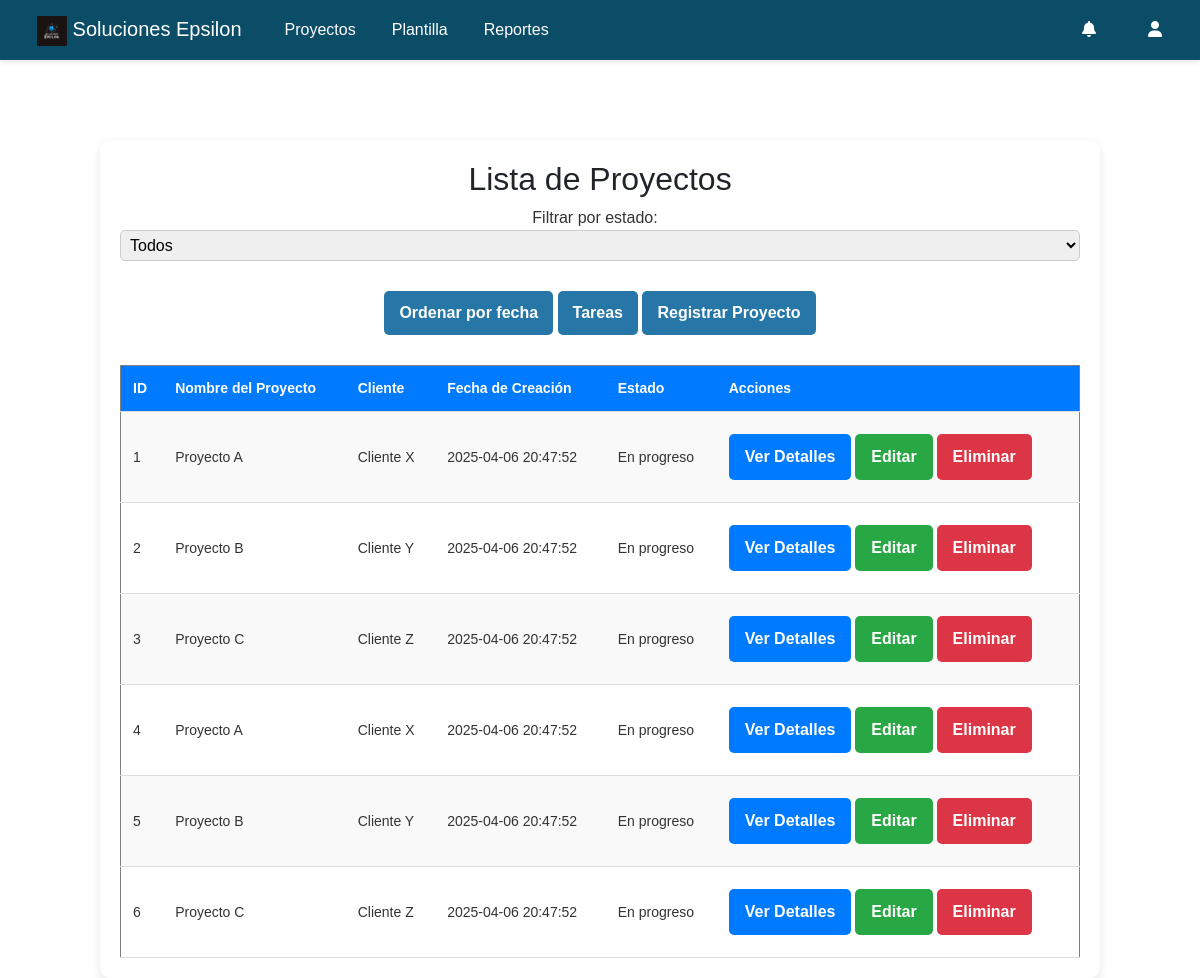
The app's page /Proyecto_Gestion_Proyectos_SolucionesEpsilon/Proyecto_Gestion_Proyectos/listar_proyectos.php with its own data.
### tables this page shows
CREATE TABLE `proyectos` (
    `id` INT AUTO_INCREMENT PRIMARY KEY,
    `nombre` VARCHAR(255) NOT NULL,
    `cliente` VARCHAR(255) NOT NULL,
    `fecha_creacion` TIMESTAMP DEFAULT CURRENT_TIMESTAMP,
    `estado` ENUM('En progreso', 'En revisión', 'Finalizado', 'Inactivo') NOT NULL DEFAULT 'En progreso'
);

### Proyecto_Gestion_Proyectos_SolucionesEpsilon/Proyecto_Gestion_Proyectos/listar_proyectos.php (the view, shortened to what this page needs)
<?php
include 'Plantilla.php';
try {
    $pdo = new PDO("mysql:host=$db_host;dbname=$db_name", $db_user, $db_pass);
    $pdo->setAttribute(PDO::ATTR_ERRMODE, PDO::ERRMODE_EXCEPTION);
} catch (PDOException $e) {
    die("Error de conexión a la base de datos: " . $e->getMessage());
}
$sql = "SELECT * FROM proyectos";
$params = [];
$stmt = $pdo->prepare($sql);
$stmt->execute($params);
$proyectos = $stmt->fetchAll(PDO::FETCH_ASSOC);
?>
<!DOCTYPE html>
<html lang="es">
<head>
    <link rel="stylesheet" href="../CSS/estilos.css">
</head>
<body>
<?php MostrarNavbar(); ?>
<div class="form-container">
    <h2>Lista de Proyectos</h2>
    <form method="GET" action="<?= BASE_URL ?>listar_proyectos.php"">
        <label for="filtro_estado">Filtrar por estado:</label>
        <select name="filtro_estado" onchange="this.form.submit()">
            <option value="">Todos</option>
        </select>
    </form>
    <a href="?ordenar=fecha" class="btn2">Ordenar por fecha</a>
    <a href="board.php" class="btn2">Tareas</a>
    <a href="registrar_proyectos.php" class="btn2">Registrar Proyecto</a>
    <table border="1">
        <tr>
            <th>ID</th>
            <th>Nombre del Proyecto</th>
            <th>Cliente</th>
            <th>Fecha de Creación</th>
            <th>Estado</th>
            <th>Acciones</th>
        </tr>
        <?php foreach ($proyectos as $proyecto): ?>
            <tr>
                <td><?= htmlspecialchars($proyecto['id']); ?></td>
                <td><?= htmlspecialchars($proyecto['nombre']); ?></td>
                <td><?= htmlspecialchars($proyecto['cliente']); ?></td>
                <td><?= htmlspecialchars($proyecto['fecha_creacion']); ?></td>
                <td><?= htmlspecialchars($proyecto['estado']); ?></td>
                <td>
                    <a href="ver_proyecto.php?id=<?= $proyecto['id']; ?>" class="btn">Ver Detalles</a>
                    <a href="editar_proyecto.php?id=<?= $proyecto['id']; ?>" class="btn">Editar</a>
                    <a href="javascript:void(0);" class="btn" onclick="confirmarEliminar(<?= $proyecto['id']; ?>);">Eliminar</a>
                </td>
            </tr>
        <?php endforeach; ?>
    </table>
</div>
</body>
</html>

### Proyecto_Gestion_Proyectos_SolucionesEpsilon/Proyecto_Gestion_Proyectos/plantilla.php (shortened to what this page needs)
<?php
function MostrarNavbar()
{
    ?>
    <head>
        <link rel="stylesheet" href="../CSS/estilos.css">
        <link href="https://cdn.jsdelivr.net/npm/bootstrap@5.3.3/dist/css/bootstrap.min.css" rel="stylesheet">
    </head>
    <nav class="navbar navbar-expand-lg navbar-dark py-2">
        <div class="container-fluid">
            <a href="<?= BASE_URL ?>index.php" class="navbar-brand">
            <img src="<?= IMG_URL ?>Logo_SE.png" alt="Logo" width="30" height="30">
                Soluciones Epsilon
            </a>
            <div class="collapse navbar-collapse justify-content-between" id="navbarCollapse">
                <ul class="navbar-nav">
                    <li class="nav-item"><a class="nav-link" href="<?= BASE_URL ?>listar_proyectos.php">Proyectos</a></li>
                    <li class="nav-item"><a class="nav-link" href="<?= BASE_URL ?>plantillas/main.php">Plantilla</a></li>
                    <li class="nav-item"><a class="nav-link" href="<?= BASE_URL ?>reportes.php">Reportes</a></li>
                </ul>
                <ul class="navbar-nav d-flex flex-row">
                    <li class="nav-item px-2">
                        <a class="nav-link" href="#"><i class="fa-solid fa-bell"></i></a>
                    </li>
                    <li class="nav-item dropdown px-2">
                        <a class="nav-link" href="#" id="userDropdown" role="button" data-bs-toggle="dropdown">
                            <i class="fa-solid fa-user"></i>
                        </a>
                    </li>
                </ul>
            </div>
        </div>
    </nav>
    <?php
    $output = ob_get_clean();
    echo $output;
}
?>

### Proyecto_Gestion_Proyectos_SolucionesEpsilon/CSS/estilos.css (style rules this page uses)
.form-container { background-color: rgba(255, 255, 255, 0.9); border-radius: 10px; box-shadow: 0 4px 20px rgba(0, 0, 0, 0.1); padding: 20px; width: 300px; text-align: center; }
input[type="text"], input[type="email"], input[type="password"], input[type="date"], select { width: 100%; padding: 10px; margin-bottom: 15px; border: 1px solid #CFD0D0; border-radius: 5px; }
* { margin: 0; padding: 0; box-sizing: border-box; font-family: 'Arial', sans-serif; }
body { background-color: #f4f4f4; display: flex; flex-direction: column; align-items: center; justify-content: flex-start; min-height: 100vh; padding-top: 0; }
.navbar { width: 100%; height: 60px; background: #0B4C66; display: flex; align-items: center; padding: 0 20px; position: fixed; top: 0; left: 0; z-index: 1000; box-shadow: 0 2px 5px rgba(0, 0, 0, 0.1); }
.navbar a { color: white; text-decoration: none; padding: 10px 15px; margin: 0 10px; }
.form-container { background: #fff; padding: 20px; border-radius: 10px; box-shadow: 0px 4px 10px rgba(0, 0, 0, 0.1); max-width: 500px; width: 100%; text-align: center; margin-top: 80px; }
h2 { margin-bottom: 15px; color: #333; }
.btn { display: inline-block; padding: 10px 15px; margin: 10px 5px; border-radius: 5px; text-decoration: none; font-weight: bold; transition: 0.3s; }
.btn:nth-child(1) { background-color: #007bff; color: white; }
.btn:nth-child(2) { background-color: #28a745; color: white; }
.btn:nth-child(3) { background-color: #dc3545; color: white; }
body { background-color: #f4f4f4; display: flex; flex-direction: column; align-items: center; justify-content: flex-start; min-height: 100vh; }
.form-container { background: #fff; padding: 20px; border-radius: 10px; box-shadow: 0px 4px 10px rgba(0, 0, 0, 0.1); max-width: 1000px; width: 100%; text-align: center; margin-top: 80px; }
h2 { margin-bottom: 20px; color: #333; }
form label { font-size: 16px; margin-right: 10px; color: #333; }
form select { padding: 5px; font-size: 16px; margin-bottom: 20px; border: 1px solid #ccc; border-radius: 5px; }
table { width: 100%; border-collapse: collapse; margin-top: 20px; font-size: 14px; color: #333; }
table th, table td { padding: 12px; text-align: left; border-bottom: 1px solid #ddd; }
table th { background-color: #007bff; color: white; }
table tr:nth-child(even) { background-color: #f9f9f9; }
table td a { padding: 8px 12px; text-decoration: none; border-radius: 5px; background-color: #35addc; color: white; font-weight: bold; margin-right: 5px; }
table td a.btn { background-color: #007bff; }
a.btn { display: inline-block; padding: 10px 15px; margin: 10px 0; text-decoration: none; background-color: #007bff; color: white; border-radius: 5px; font-weight: bold; }
.btn2 { display: inline-block; padding: 10px 15px; margin: 10px 0; text-decoration: none; background-color: #2677a7; color: white; border-radius: 5px; font-weight: bold; }

### records on screen
proyectos: id "1", nombre "Proyecto A", cliente "Cliente X", fecha_creacion "2025-04-06 20:47:52", estado "En progreso"
proyectos: id "2", nombre "Proyecto B", cliente "Cliente Y", fecha_creacion "2025-04-06 20:47:52", estado "En progreso"
proyectos: id "3", nombre "Proyecto C", cliente "Cliente Z", fecha_creacion "2025-04-06 20:47:52", estado "En progreso"
proyectos: id "4", nombre "Proyecto A", cliente "Cliente X", fecha_creacion "2025-04-06 20:47:52", estado "En progreso"
proyectos: id "5", nombre "Proyecto B", cliente "Cliente Y", fecha_creacion "2025-04-06 20:47:52", estado "En progreso"
proyectos: id "6", nombre "Proyecto C", cliente "Cliente Z", fecha_creacion "2025-04-06 20:47:52", estado "En progreso"
